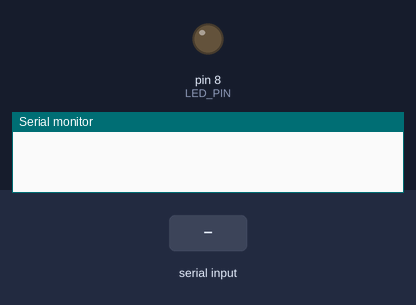
A sketch run on a simulated Arduino Uno, built with avr-gcc and run on an emulated ATmega328P. On the bench: output pins drawn as LEDs (lit = HIGH), the last lines printed to the serial monitor. The inputs (shaded band) are chosen by the test bench.

Above: at 1.2 s.
1.3 s: "on\n" received over Serial
At 2.5 s:
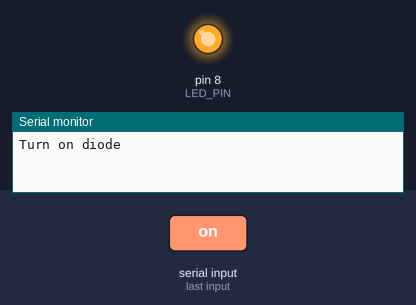
2.8 s: "off\n" received over Serial
At 3.9 s:
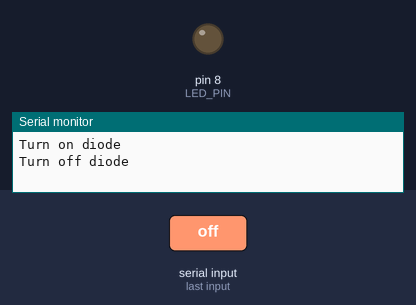
Timing chart, 0 to 5.8 s (numbered marks = the images above; inputs shaded):
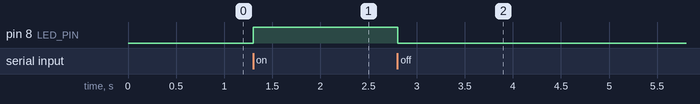

The sketch:

Kontrola_LED.ino
```cpp
// (licence header left out)
#define BAUDRATE 9600
#define LED_PIN 8
String readData;

// the setup function runs once when you press reset or power the board
void setup() {
  Serial.begin(BAUDRATE);
  pinMode(LED_PIN, OUTPUT);
  digitalWrite(LED_PIN, LOW);
}

// the loop function runs over and over again forever
void loop() {
  if(Serial.available()>0){
    readData = Serial.readStringUntil('\n');
    if(readData =="on"){
      Serial.println("Turn on diode");
      digitalWrite(LED_PIN, HIGH);
    }
    else if(readData == "off"){
      Serial.println("Turn off diode");
      digitalWrite(LED_PIN, LOW);
    }
  }
}
```

Measured:
- after the input at 1.3 s, pin 8 (LED_PIN): LOW → HIGH at once
- after the input at 2.8 s, pin 8 (LED_PIN): HIGH → LOW at once
